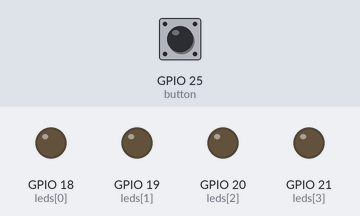
The program below on a simulated Raspberry Pi (BCM pin numbers). On the bench: output pins drawn as LEDs (lit = HIGH). The test bench sets the inputs (shaded band); at power-on: GPIO 25 (button) HIGH.

Above: at 1.2 s.
1.3 s: GPIO 25 (button) pulled LOW for 0.15 s
At 1.7 s:
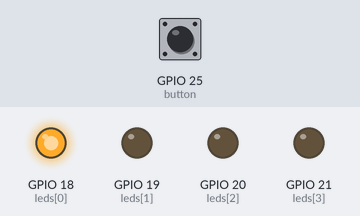
4.4 s: GPIO 25 (button) pulled LOW for 1 s
At 6.7 s:
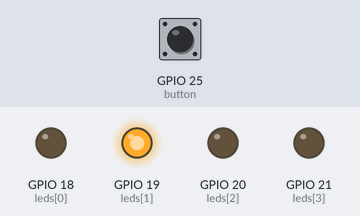
8.4 s: GPIO 25 (button) pulled LOW for 3.2 s
At 11.7 s:
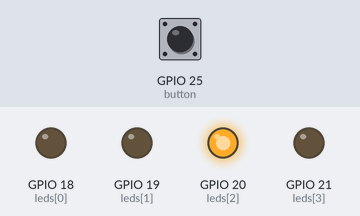
Timing chart, 0 to 14.3 s (numbered marks = the images above; inputs shaded):
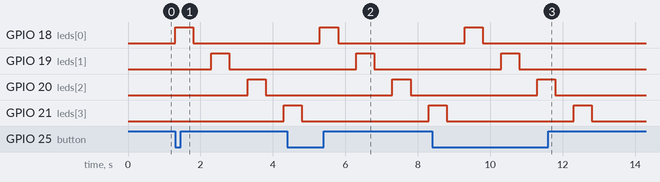

The program:

domino_gpiozero.py
```python
from gpiozero import LEDBoard, Button
from time import sleep

leds = LEDBoard(18, 19, 20, 21)
button = Button(25)

def domino():
  for led in leds:
    led.on()
    sleep(0.5)
    led.off()
    sleep(0.5)

while True:
  if button.is_pressed:
    domino()
  
```

Measured:
- after the input at 1.3 s, GPIO 18 (leds[0]): LOW → HIGH at once, → LOW 0.50 s later; GPIO 19 (leds[1]): LOW → HIGH after 1.0 s, → LOW 0.50 s later; GPIO 20 (leds[2]): LOW → HIGH after 2.0 s, → LOW 0.50 s later; GPIO 21 (leds[3]): LOW → HIGH after 3.0 s
- after the input at 4.4 s, GPIO 18 (leds[0]): LOW → HIGH after 0.90 s, → LOW 0.50 s later; GPIO 19 (leds[1]): LOW → HIGH after 1.9 s, → LOW 0.50 s later; GPIO 20 (leds[2]): LOW → HIGH after 2.9 s, → LOW 0.50 s later
- after the input at 8.4 s, GPIO 18 (leds[0]): LOW → HIGH after 0.90 s, → LOW 0.50 s later; GPIO 19 (leds[1]): LOW → HIGH after 1.9 s, → LOW 0.50 s later; GPIO 20 (leds[2]): LOW → HIGH after 2.9 s, → LOW 0.50 s later
